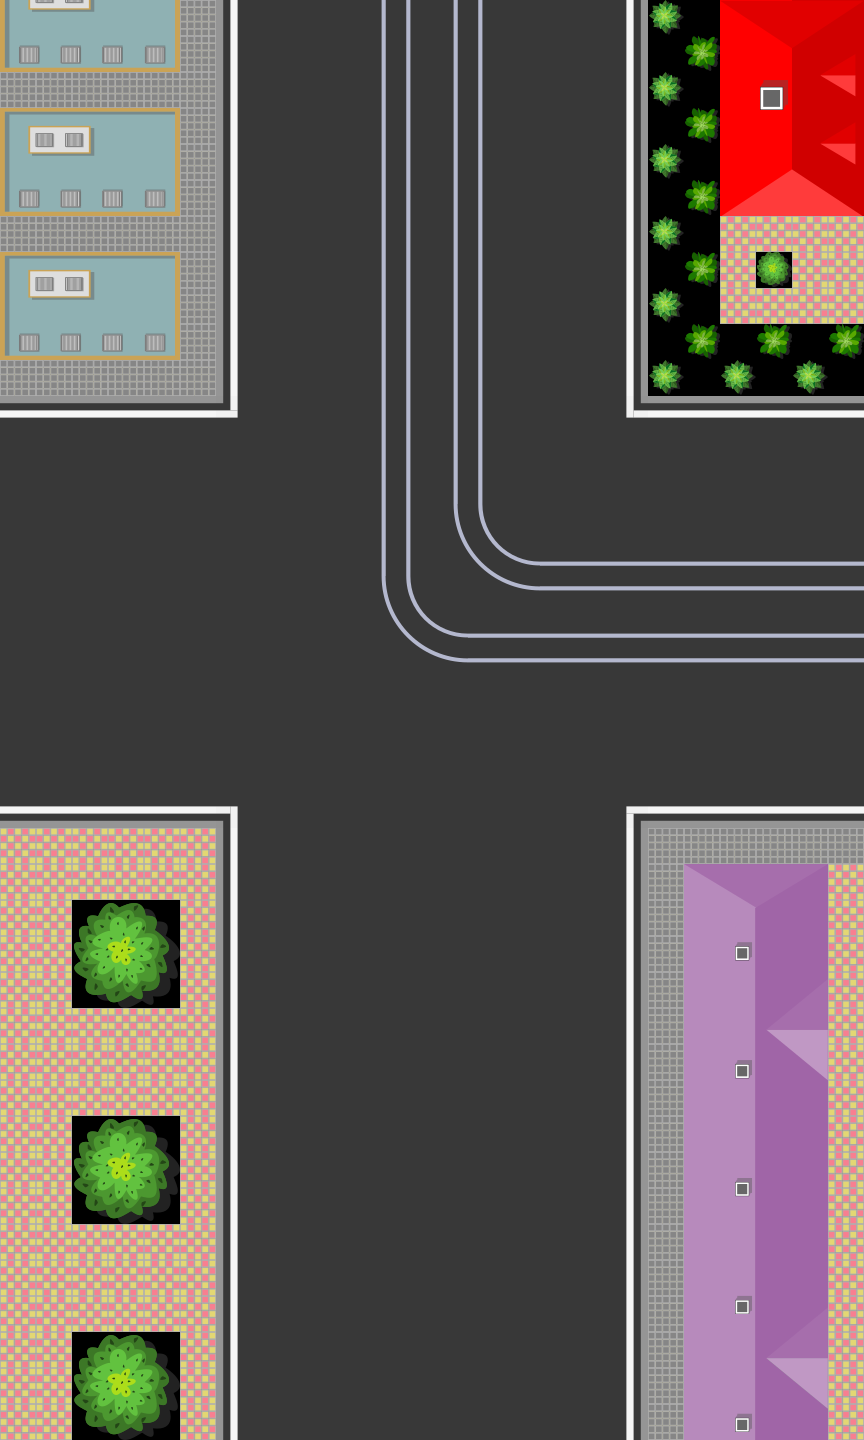

Below is a game level as drawn by its tile map, then a one-line description and the .tmx that defines it (tile-layer data replaced by summaries):
An orthogonal 24x40 tile map with 36x36 px tiles, 1 tile layer (Road Map) and 19 objects (3x 1, 2x 2, 2x 3, 2x 4, 5, ...).

<map version="1.4" tiledversion="1.4.3" orientation="orthogonal" renderorder="right-down" width="24" height="40" tilewidth="36" tileheight="36" infinite="0" nextlayerid="5" nextobjectid="101">
 <tileset firstgid="1" name="new_tile_map" tilewidth="36" tileheight="36" tilecount="784" columns="28">
  <image source="../map_tileset/new_tile_map.png" width="1024" height="1024" />
 </tileset>
 <layer id="1" name="Road Map" width="24" height="40">
  <data>[960 cells, 945 non-empty, 128 distinct tile ids]</data>
 </layer>
 <objectgroup id="2" name="Follow Path 3" visible="0">
  <object id="93" name="1" x="297" y="327">
   <ellipse />
  </object>
  <object id="94" x="293" y="467">
   <ellipse />
  </object>
  <object id="95" x="302" y="623">
   <ellipse />
  </object>
  <object id="96" x="323" y="712">
   <ellipse />
  </object>
  <object id="97" x="406" y="761">
   <ellipse />
  </object>
  <object id="98" x="727" y="761">
   <ellipse />
  </object>
  <object id="100" x="966" y="762">
   <ellipse />
  </object>
 </objectgroup>
 <objectgroup id="3" name="Follow Path 2" visible="0">
  <object id="2" name="1" x="565" y="919">
   <ellipse />
  </object>
  <object id="3" name="2" x="565" y="216">
   <ellipse />
  </object>
  <object id="4" name="3" x="563" y="14">
   <ellipse />
  </object>
  <object id="5" name="4" x="560" y="-158">
   <ellipse />
  </object>
 </objectgroup>
 <objectgroup id="4" name="Follow Path 1" visible="0">
  <object id="8" name="1" x="396" y="277">
   <ellipse />
  </object>
  <object id="9" name="2" x="396" y="521">
   <ellipse />
  </object>
  <object id="87" name="3" x="397" y="605">
   <ellipse />
  </object>
  <object id="88" name="4" x="414" y="655">
   <ellipse />
  </object>
  <object id="89" name="5" x="471" y="681">
   <ellipse />
  </object>
  <object id="90" name="6" x="650" y="649">
   <ellipse />
  </object>
  <object id="91" name="7" x="858" y="648">
   <ellipse />
  </object>
  <object id="92" name="8" x="1011" y="648">
   <ellipse />
  </object>
 </objectgroup>
</map>
